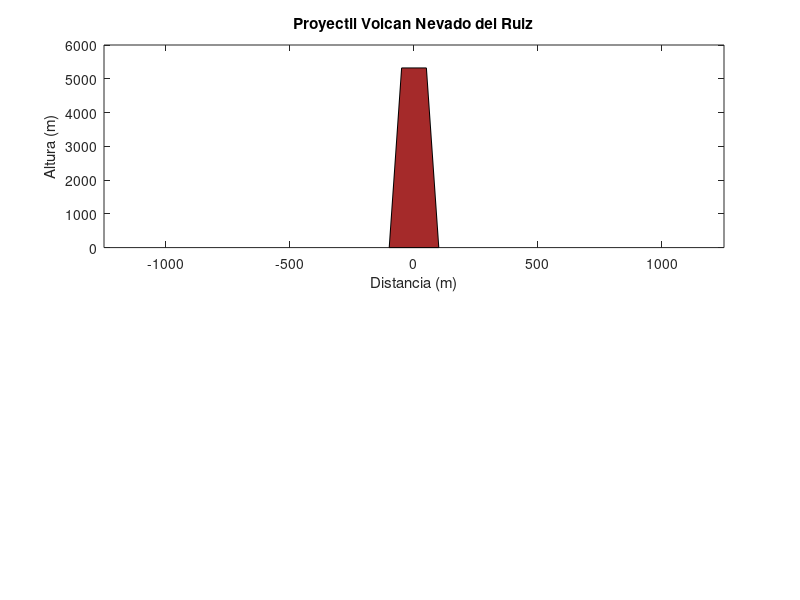

Here is the MATLAB script that generated this plot: (Note: this script raises an error after producing the figure.)
clc; clf; clear all;

%Grafica del volcan
str = '#A52A2A';  %Establecer color café
color = sscanf(str(2:end), '%2x%2x%2x', [1 3])/255; %Establecer color café
a = 5321;
b = 100; %Base mayor
ba = 50; %Base menor
f = [-b, -ba, ba, b];
h = [0,a,a,0];
subplot(2, 5, 1:5)
fill (f, h, color) %Dibujar y colorear el volcán
set(gca,'Color','c') %Poner el fondo de color azul claro
axis ([-1250 1250 0 6000]) %Poner límites en los ejes
title ('Proyectil Volcan Nevado del Ruiz')
xlabel ('Distancia (m)')
ylabel('Altura (m)')
hold on

%Datos proyectil (Cambian dependiendo el volcan)
%En este caso se simulará el Volcan Nevado del Ruiz
y0 = input("Ingresa la altura(m) del volcán: "); %Altura inicial en m
v0 = input("Ingresa la velocidad (100-300 m/s): "); %Velocidad inicial
an = deg2rad(input("Ingresa el angulo de salida " + ...
    "(10-70 grados o 100-160 grados): ")); %Ángulo de salida
m = input("Ingresa la masa(kg): "); %Masa
delta = 0.1; %Incremento en el tiempo

%Fuerza de arrastre
cd = 0.35; %Coeficiente de arrastre
d = 1.29; %Densidad del aire
a = 3.14; %Área de la sección transversal del objeto

%Inicializacion
g = 9.8; %Gravedad
x0 = 0; %Posición inicial en x
vx0 = v0*cos(an); %Velocidad en x
vy0 = v0*sin(an); %Velocidad en y
k = (cd * d * a) / 2; %Constante k

i = 1;  %Iniciamos contador
x(i) = x0; 
vx(i) = vx0; 
ax(i) = (-k/m) * v0 * vx0; %Aceleración en x
y(i) = y0;
vy(i) = vy0; 
ay(i) = -g - (k/m) * v0 * vy0; %Aceleración en x
v(i) = v0; 
t(i) = 0;

while min(y) > 0 %Método de Euler
    t = [t, t(i) + delta];
    vx = [vx, vx(i) + ( ax(i) * delta )];
    vy = [vy, vy(i) + ( ay(i) * delta )];
    x = [x, x(i)+ (vx(i+1)*delta)];
    y = [y, y(i)+ (vy(i+1)*delta)];
    
    v = [v, sqrt(vx(i+1).^2 + vy(i+1).^2)];
    ax = [ax, (-k/m) * v(i+1) * vx(i+1)];
    ay = [ay, -g - (k/m) * v(i+1) * vy(i+1)];
    
    i = i + 1;
end

figure(1)
subplot(2, 5, 1:5)
for i=1:5:length(x) 
	 plot(x(i),y(i),'or') %Graficamos los puntos obtenidos mediante Euler
     pause(0.05) %Pausa para lograr efecto de animación
     hold on
end

%Velocidad en x
subplot(2, 5, 6)
plot (t, vx, 'g', 'LineWidth', 2) %Graficamos velocidad x con tiempo
title ('Velocidad en x')
xlabel ('Tiempo en segundos')
ylabel('Velocidad en x (m/s)')
axis('tight')
grid on %Activar cuadriculado
hold on

%Velocidad en y
subplot(2, 5, 7)
plot (t, vy, 'g', 'LineWidth', 2) %Graficamos velocidad y con tiempo
title ('Velocidad en y')
xlabel ('Tiempo en segundos')
ylabel('Velocidad en y (m/s)')
axis('tight')
grid on
hold on

%Aceleracion en x
subplot(2, 5, 8)
plot (t, ax, 'c', 'LineWidth', 2) %Graficamos aceleración x con tiempo
title ('Aceleracion en x')
xlabel ('Tiempo en segundos')
ylabel('Aceleracion en x (m/s^2)')
axis('tight')
grid on
hold on

%Aceleracion en y
subplot(2, 5, 9)
plot (t, ay, 'c', 'LineWidth', 2) %Graficamos aceleración y con tiempo
title ('Aceleracion en y')
xlabel ('Tiempo en segundos')
ylabel('Aceleracion en y (m/s^2)')
axis('tight')
grid on
hold on

%Velocidad
subplot(2, 5, 10) 
plot (t, v, 'm', 'LineWidth', 2) %Graficamos vector velocidad con tiempo
title ('Velocidad')
xlabel ('Tiempo en segundos')
ylabel('Velocidad (m/s)')
axis('tight')
grid on
hold on
